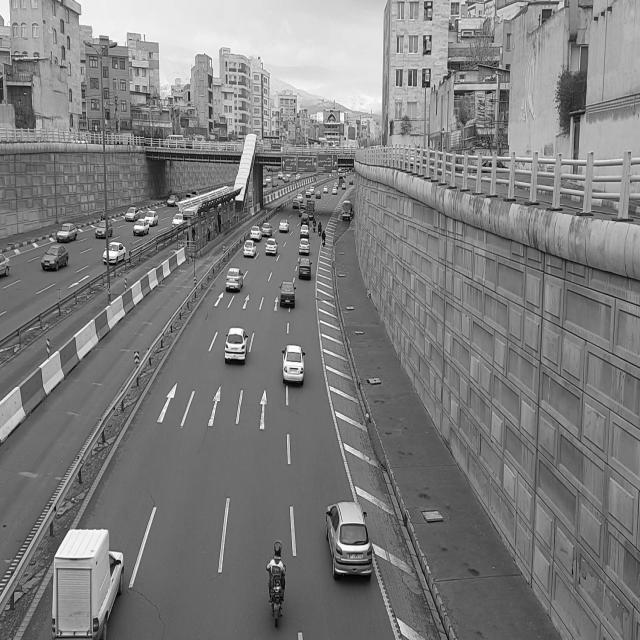
#> input picture data/Apply_Grayscale/Vehicles_Detection.v9i.yolov8/train/images/frame_0654_jpg.rf.9b40fcdc4360454b07207360ca763154.jpg, 640 x 640 px; its folder holds only this picture in this run
$ jupyter execute --allow-errors 'HOG_AND_SVM .ipynb'   (shell and % lines are left out)
#> lines starting #> are read from the running program, lines starting #| are printed output that depends on the picture
[cell 1]
# CELL 1: INSTALL LIBRARIES

[cell 2]
import sys

[cell 3]
# CELL 2: IMPORT LIBRARIES
import os
import cv2
import glob
import joblib
import random
import imutils
import numpy as np
import seaborn as sns
import matplotlib.pyplot as plt

from tqdm import tqdm
from imutils.object_detection import non_max_suppression
from skimage.feature import hog
from skimage.transform import pyramid_gaussian

from sklearn.svm import LinearSVC
from sklearn.pipeline import Pipeline
from sklearn.preprocessing import StandardScaler

from sklearn.metrics import accuracy_score
from sklearn.metrics import precision_score
from sklearn.metrics import recall_score
from sklearn.metrics import classification_report
from sklearn.metrics import confusion_matrix

[cell 4]
# CELL 3: MOUNT GOOGLE DRIVE
from google.colab import drive
drive.mount('/content/drive')

[cell 5]
# CELL 4: CONFIG
DATASET_TYPE='main' # demo hoặc main

if DATASET_TYPE=='demo':
    ROOT='/content/drive/MyDrive/CS231/CS231_VehicleDetection/data/demo'
    CLASSES=['Bus','Car','Motorbike','Truck','Pickup']
else:
    ROOT='/content/drive/MyDrive/CS231/CS231_VehicleDetection/data/main'
    CLASSES=['Bus','Car','Motorbike','Truck']

# YOLOv8 STRUCTURE
TRAIN_IMG=os.path.join(ROOT,'train/images')
TRAIN_LABEL=os.path.join(ROOT,'train/labels')

VAL_IMG=os.path.join(ROOT,'valid/images')
VAL_LABEL=os.path.join(ROOT,'valid/labels')

TEST_IMG=os.path.join(ROOT,'test/images')
TEST_LABEL=os.path.join(ROOT,'test/labels')

WINDOW_SIZE=(64,64)
STEP_SIZE=16
PYRAMID_SCALE=1.5
MODEL_PATH='/content/drive/MyDrive/CS231/CS231_VehicleDetection/models/hog_svm_detector.pkl'

CLASS2IDX={c:i for i,c in enumerate(CLASSES)}
IDX2CLASS={i:c for i,c in enumerate(CLASSES)}

print(TRAIN_IMG)
print(TRAIN_LABEL)

print(os.path.exists(TRAIN_IMG))
print(os.path.exists(TRAIN_LABEL))

print(len(glob.glob(os.path.join(TRAIN_IMG,'*'))))
print(len(glob.glob(os.path.join(TRAIN_LABEL,'*'))))

[cell 6]
# CELL 5: LOAD YOLO LABEL
def load_yolo_boxes(label_path,w,h):

    boxes=[]
    labels=[]

    if not os.path.exists(label_path):
        return boxes,labels

    with open(label_path,'r') as f:
        lines=f.readlines()

    for line in lines:

        c,x,y,bw,bh=map(float,line.strip().split())

        xmin=int((x-bw/2)*w)
        ymin=int((y-bh/2)*h)
        xmax=int((x+bw/2)*w)
        ymax=int((y+bh/2)*h)

        boxes.append([xmin,ymin,xmax,ymax])
        labels.append(int(c))

    return boxes,labels

[cell 7]
# CELL 6: EXTRACT HOG FEATURE
def extract_hog(image):

    gray=cv2.cvtColor(image,cv2.COLOR_RGB2GRAY)

    feature=hog(
        gray,
        orientations=9,
        pixels_per_cell=(8,8),
        cells_per_block=(2,2),
        transform_sqrt=True,
        block_norm='L2-Hys'
    )

    return feature

[cell 8]
# CELL 7: CREATE POSITIVE SAMPLES
def create_positive_samples(img_dir,label_dir):

    features=[]
    labels=[]

    img_paths=sorted(glob.glob(os.path.join(img_dir,'*')))

    for img_path in tqdm(img_paths):

        image=cv2.imread(img_path)
#> image is the input picture: shape (640, 640, 3); min 0, max 255, mean 125.2

        if image is None:
            continue

        image=cv2.cvtColor(image,cv2.COLOR_BGR2RGB)

        h,w,_=image.shape
#> h = 640; w = 640

        label_path=os.path.join(
            label_dir,
            os.path.basename(img_path).replace('.jpg','.txt').replace('.png','.txt')
        )

        boxes,cls_labels=load_yolo_boxes(label_path,w,h)
#> boxes = []; cls_labels = []

        for box,label in zip(boxes,cls_labels):

            xmin,ymin,xmax,ymax=box

            crop=image[ymin:ymax,xmin:xmax]

            if crop.shape[0]==0 or crop.shape[1]==0:
                continue

            crop=cv2.resize(crop,WINDOW_SIZE)

            feature=extract_hog(crop)

            features.append(feature)
            labels.append(label)
#> after the loop, features = []; labels = []

    return features,labels

[cell 9]
# CELL 8: CREATE NEGATIVE SAMPLES
def create_negative_samples(img_dir,label_dir,max_samples=2000):

    features=[]
    labels=[]

    img_paths=sorted(glob.glob(os.path.join(img_dir,'*')))

    count=0

    for img_path in tqdm(img_paths):

        image=cv2.imread(img_path)

        if image is None:
            continue

        image=cv2.cvtColor(image,cv2.COLOR_BGR2RGB)

        h,w,_=image.shape

        label_path=os.path.join(
            label_dir,
            os.path.basename(img_path).replace('.jpg','.txt').replace('.png','.txt')
        )

        gt_boxes,_=load_yolo_boxes(label_path,w,h)

        for _ in range(20):

            x=random.randint(0,w-WINDOW_SIZE[0]-1)
            y=random.randint(0,h-WINDOW_SIZE[1]-1)

            candidate=[x,y,x+WINDOW_SIZE[0],y+WINDOW_SIZE[1]]

            overlap=False

            for gt in gt_boxes:

                xx1=max(candidate[0],gt[0])
                yy1=max(candidate[1],gt[1])
                xx2=min(candidate[2],gt[2])
                yy2=min(candidate[3],gt[3])

                inter=max(0,xx2-xx1)*max(0,yy2-yy1)

                if inter>0:
                    overlap=True
                    break

            if overlap:
                continue

            crop=image[y:y+WINDOW_SIZE[1],x:x+WINDOW_SIZE[0]]

            feature=extract_hog(crop)

            features.append(feature)
            labels.append(-1)

            count+=1

            if count>=max_samples:
                return features,labels

    return features,labels

[cell 10]
   # CELL 9: CREATE TRAIN DATASET
pos_features,pos_labels=create_positive_samples(
    TRAIN_IMG,
    TRAIN_LABEL
)
#> pos_features = []; pos_labels = []

neg_features,neg_labels=create_negative_samples(
    TRAIN_IMG,
    TRAIN_LABEL,
    max_samples=20000
)
#> the loop in create_negative_samples, `for _ in range(20): ` made 20 passes
#> pass 1, in create_negative_samples, `crop=image[y:y+WINDOW_SIZE[1],x:x+WINDOW_SIZE[0]]`:
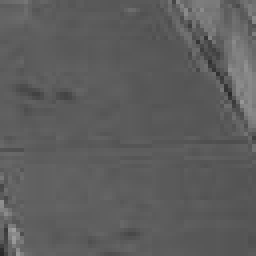
#> crop: shape (64, 64, 3) (shown 4 times larger); min 41, max 157, mean 93
#> pass 2, in create_negative_samples, `crop=image[y:y+WINDOW_SIZE[1],x:x+WINDOW_SIZE[0]]`:
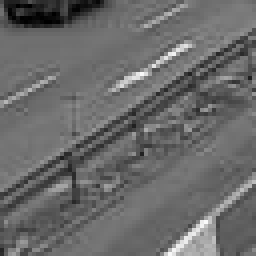
#> crop: shape (64, 64, 3) (shown 4 times larger); min 0, max 250, mean 105.6
#> after the loop in create_negative_samples, `for _ in range(20):`:
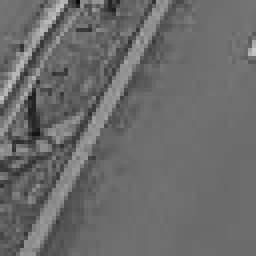
#> crop: shape (64, 64, 3) (shown 4 times larger); min 10, max 200, mean 106.7
#> after the loop in create_negative_samples, `for _ in range(20):`: count = 20; features = 20 items; labels = [-1, -1, -1, -1, -1, -1, -1, -1, -1, -1, -1, -1, -1, -1, -1, -1, -1, -1, -1, -1]
#> neg_features = 20 items; neg_labels has the same summary as labels in create_negative_samples

X_train=np.array(pos_features+neg_features)
y_train=np.array(pos_labels+neg_labels)
#> y_train = 20 values from -1 to -1

print(X_train.shape)
#| (20, 1764)
print(y_train.shape)
#| (20,)

[cell 11]
model=Pipeline([
    ('scaler',StandardScaler()),
    ('svm',LinearSVC( # Changed from LinearSVC to SVC
        C=1.0,
        class_weight='balanced',
        max_iter=20000, # Still good to keep high for SVC, though it might take more
    ))
])

#> (the rest of this cell did not finish here and is left out)

[cell 12]
# CELL 11: SAVE MODEL
joblib.dump(model, MODEL_PATH)

print('MODEL SAVED')

[cell 13]
# CELL 12: LOAD MODEL
model=joblib.load(MODEL_PATH)

print('MODEL LOADED')

[cell 14]
# CELL 13: SLIDING WINDOW
def sliding_window(image,step,window_size):
    for y in range(0,image.shape[0]-window_size[1],step):
        for x in range(0,image.shape[1]-window_size[0],step):
            yield (x,y,image[y:y+window_size[1],x:x+window_size[0]])

[cell 15]
# CELL 14: DETECTION FUNCTION
def detect_vehicle(image,model):

    boxes=[]
    scores=[]
    labels=[]
    scale=0

    for resized in pyramid_gaussian(image, downscale=PYRAMID_SCALE, channel_axis=-1):

        resized=(resized*255).astype(np.uint8)
        if resized.shape[0]<WINDOW_SIZE[1] or resized.shape[1]<WINDOW_SIZE[0]:
            break
        current_scale=PYRAMID_SCALE**scale
        for (x,y,window) in sliding_window(resized, STEP_SIZE, WINDOW_SIZE):

            if window.shape[0]!=WINDOW_SIZE[1] or window.shape[1]!=WINDOW_SIZE[0]:
                continue

            feature=extract_hog(window)
            pred=model.predict([feature])[0]
            if pred==-1:
                continue

            score=np.max(model.decision_function([feature]))
            if score<0.5:
                continue

            x1=int(x*current_scale)
            y1=int(y*current_scale)
            x2=int((x+WINDOW_SIZE[0])*current_scale)
            y2=int((y+WINDOW_SIZE[1])*current_scale)
            boxes.append([x1,y1,x2,y2])
            scores.append(score)
            labels.append(pred)
        scale+=1

    if len(boxes)==0:
        return [],[],[]
    boxes=np.array(boxes)
    pick=non_max_suppression(boxes, probs=np.array(scores),
 overlapThresh=0.3)
    final_boxes=[]
    final_scores=[]
    final_labels=[]
    for p in pick:
        for i,b in enumerate(boxes):
            if np.array_equal(p,b):
                final_boxes.append(b)
                final_scores.append(scores[i])
                final_labels.append(labels[i])

    return final_boxes,final_scores,final_labels

## Model Evaluation

To evaluate the object detection model, we will calculate several metrics including Intersection over Union (IoU), Precision, Recall, mAP (mean Average Precision), Confusion Matrix, Average Inference Time, and Frames Per Second (FPS).

First, let's define a helper function to compute the IoU between two bounding boxes.

[cell 16]
# CELL 15: CALCULATE IOU
def calculate_iou(boxA, boxB):
    # determine the (x, y)-coordinates of the intersection rectangle
    xA = max(boxA[0], boxB[0])
    yA = max(boxA[1], boxB[1])
    xB = min(boxA[2], boxB[2])
    yB = min(boxA[3], boxB[3])

    # compute the area of intersection rectangle
    interArea = max(0, xB - xA + 1) * max(0, yB - yA + 1)

    # compute the area of both the prediction and ground-truth rectangles
    boxAArea = (boxA[2] - boxA[0] + 1) * (boxA[3] - boxA[1] + 1)
    boxBArea = (boxB[2] - boxB[0] + 1) * (boxB[3] - boxB[1] + 1)

    # compute the intersection over union by taking the intersection
    # area and dividing it by the sum of prediction + ground-truth
    # areas - the interesection area
    iou = interArea / float(boxAArea + boxBArea - interArea)

    # return the intersection over union value
    return iou

Next, we will set up the evaluation process by defining a function `evaluate_model` that performs detections on a given image dataset, calculates IoU, and prepares the data for computing metrics like mAP and confusion matrix. It also measures inference time.

[cell 17]
# CELL 16: EVALUATE MODEL
import time
from mean_average_precision import MetricBuilder

def evaluate_model(img_dir, label_dir, model, class_map):
    all_detections = []
    all_ground_truths = []
    total_inference_time = 0
    image_count = 0

    img_paths = sorted(glob.glob(os.path.join(img_dir, '*')))
    image_id_map = {path: i for i, path in enumerate(img_paths)} # Map image paths to integer IDs

    # For Confusion Matrix
    true_labels_list = []
    pred_labels_list = []

    for img_path in tqdm(img_paths):
        image = cv2.imread(img_path)
        if image is None:
            continue
        image = cv2.cvtColor(image, cv2.COLOR_BGR2RGB)
        h, w, _ = image.shape

        label_path = os.path.join(
            label_dir,
            os.path.basename(img_path).replace('.jpg', '.txt').replace('.png', '.txt')
        )

        gt_boxes, gt_labels = load_yolo_boxes(label_path, w, h)
        current_image_id = image_id_map[img_path]

        start_time = time.time()
        pred_boxes, pred_scores, pred_labels = detect_vehicle(image, model)
        end_time = time.time()
        total_inference_time += (end_time - start_time)
        image_count += 1

        # Prepare for mAP calculation, ensuring correct data types
        for gt_box, gt_label in zip(gt_boxes, gt_labels):
            all_ground_truths.append([
                current_image_id, int(gt_label), float(gt_box[0]), float(gt_box[1]), float(gt_box[2]), float(gt_box[3])
            ])
        for pred_box, pred_score, pred_label in zip(pred_boxes, pred_scores, pred_labels):
            all_detections.append([
                current_image_id, int(pred_label), float(pred_score), float(pred_box[0]), float(pred_box[1]), float(pred_box[2]), float(pred_box[3])
            ])

        # Prepare for Confusion Matrix
        current_image_true_labels = []
        current_image_pred_labels = []

        matched_gt_indices = set()
        matched_pred_indices = set()

        # Match GTs with predictions
        for i, gt_box in enumerate(gt_boxes):
            best_iou = 0
            best_pred_match_idx = -1
            for j, pred_box in enumerate(pred_boxes):
                iou = calculate_iou(gt_box, pred_box)
                if iou > best_iou and iou >= 0.5: # IoU threshold for a match
                    best_iou = iou
                    best_pred_match_idx = j

            if best_pred_match_idx != -1:
                # True Positive
                current_image_true_labels.append(gt_labels[i])
                current_image_pred_labels.append(pred_labels[best_pred_match_idx])
                matched_gt_indices.add(i)
                matched_pred_indices.add(best_pred_match_idx)

        # False Negatives (GTs not matched)
        for i in range(len(gt_boxes)):
            if i not in matched_gt_indices:
                current_image_true_labels.append(gt_labels[i])
                current_image_pred_labels.append(len(CLASSES)) # Assign to a 'No Detection' class

        # False Positives (Predictions not matched)
        for j in range(len(pred_boxes)):
            if j not in matched_pred_indices:
                current_image_true_labels.append(len(CLASSES)) # Assign a 'Background' or 'No GT' class
                current_image_pred_labels.append(pred_labels[j])

        true_labels_list.extend(current_image_true_labels)
        pred_labels_list.extend(current_image_pred_labels)

    avg_inference_time = total_inference_time / image_count if image_count > 0 else 0
    fps = 1 / avg_inference_time if avg_inference_time > 0 else 0

    # Convert lists to numpy arrays for mAP library, ensuring float32 type
    all_detections = np.array(all_detections, dtype=np.float32)
    all_ground_truths = np.array(all_ground_truths, dtype=np.float32)

    return all_detections, all_ground_truths, avg_inference_time, fps, true_labels_list, pred_labels_list

Now, we will run the evaluation on the test dataset and compute the metrics.

#> (a cell that did not finish here is left out)

#> the loop in detect_vehicle, `for resized in pyramid_gaussian(image, downscale=PYRAMID_SCALE, channe..` made 1 pass
#> current_scale on pass 1: 1
#> pass 1, in extract_hog (call 21), `gray=cv2.cvtColor(image,cv2.COLOR_RGB2GRAY)`:
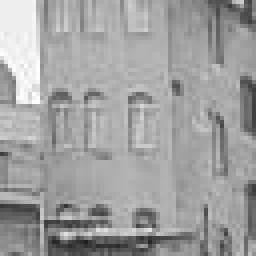
#> gray: shape (64, 64) (shown 4 times larger); min 32, max 255, mean 159.7
#> after the loop in detect_vehicle, `for resized in pyramid_gaussian(image, downscale=PYRAMID_SCALE, channe..`: boxes = []; scale = 0; scores = []

[cell 19]
# Generate Confusion Matrix using the lists returned by evaluate_model

# Define labels for the confusion matrix, including a 'No Detection/Background' category
cm_labels = list(range(len(CLASSES))) + [len(CLASSES)]
#> cm_labels = [0, 1, 2, 3, 4]
cm_display_labels = CLASSES + ['No Detection / Background']

# Ensure the lists are not empty before creating CM
#> (the rest of this cell did not finish here and is left out)

$ run again, on data/Apply_Grayscale/Vehicles_Detection.v9i.yolov8/train/images/frame_1021_jpg.rf.7e72cd7ed74974dd0921ff9171494662.jpg
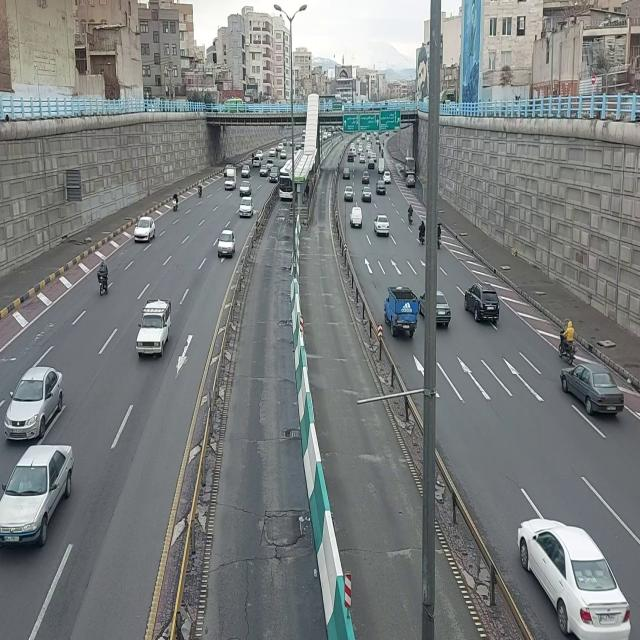
#> input picture data/Apply_Grayscale/Vehicles_Detection.v9i.yolov8/train/images/frame_1021_jpg.rf.7e72cd7ed74974dd0921ff9171494662.jpg, 640 x 640 px
#> in create_positive_samples, image is the input picture: shape (640, 640, 3); mean B, G, R 125.4, 125.3, 121.3
#> after the loop in create_positive_samples, `for box,label in zip(boxes,cls_labels):`: features = []
#> after the loop in create_negative_samples, `for _ in range(20):`:
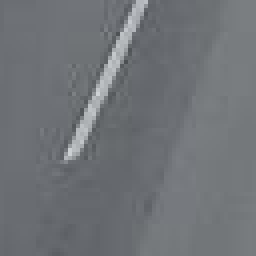
#> crop: shape (64, 64, 3) (shown 4 times larger); mean R, G, B 111.5, 114.9, 119.1
#> after the loop in create_negative_samples, `for _ in range(20):`: count = 20; features = 20 items; labels = [-1, -1, -1, -1, -1, -1, -1, -1, -1, -1, -1, -1, -1, -1, -1, -1, -1, -1, -1, -1]
#> neg_features = 20 items; neg_labels has the same summary as labels in create_negative_samples
#> y_train = 20 values from -1 to -1
#| (20, 1764)
#| (20,)
#> the loop in detect_vehicle, `for resized in pyramid_gaussian(image, downscale=PYRAMID_SCALE, channe..` made 1 pass
#> current_scale on pass 1: 1
#> pass 1, in extract_hog (call 21), `gray=cv2.cvtColor(image,cv2.COLOR_RGB2GRAY)`:
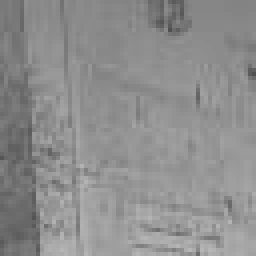
#> gray: shape (64, 64) (shown 4 times larger); min 80, max 182, mean 142
#> after the loop in detect_vehicle, `for resized in pyramid_gaussian(image, downscale=PYRAMID_SCALE, channe..`: boxes = []; scale = 0; scores = []
#> cm_labels = [0, 1, 2, 3, 4]

$ run again, on data/Apply_Grayscale/Vehicles_Detection.v9i.yolov8/train/images/frame_1030_jpg.rf.98527a93c719ca44a6b907071023cb68.jpg
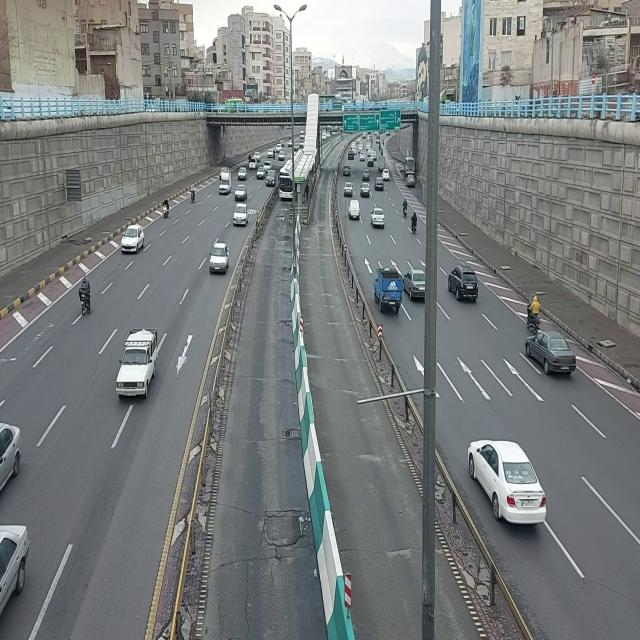
#> input picture data/Apply_Grayscale/Vehicles_Detection.v9i.yolov8/train/images/frame_1030_jpg.rf.98527a93c719ca44a6b907071023cb68.jpg, 640 x 640 px
#> in create_positive_samples, image is the input picture: shape (640, 640, 3); mean B, G, R 124.5, 124.5, 120.5
#> after the loop in create_positive_samples, `for box,label in zip(boxes,cls_labels):`: features = []
#> after the loop in create_negative_samples, `for _ in range(20):`:
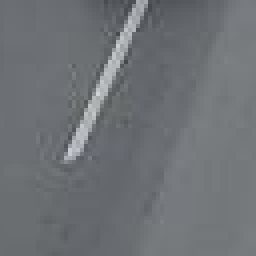
#> crop: shape (64, 64, 3) (shown 4 times larger); mean R, G, B 110.1, 113.6, 117.7
#> after the loop in create_negative_samples, `for _ in range(20):`: count = 20; features = 20 items; labels = [-1, -1, -1, -1, -1, -1, -1, -1, -1, -1, -1, -1, -1, -1, -1, -1, -1, -1, -1, -1]
#> neg_features = 20 items; neg_labels has the same summary as labels in create_negative_samples
#> y_train = 20 values from -1 to -1
#| (20, 1764)
#| (20,)
#> the loop in detect_vehicle, `for resized in pyramid_gaussian(image, downscale=PYRAMID_SCALE, channe..` made 1 pass
#> current_scale on pass 1: 1
#> pass 1, in extract_hog (call 21), `gray=cv2.cvtColor(image,cv2.COLOR_RGB2GRAY)`:
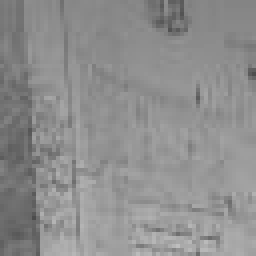
#> gray: shape (64, 64) (shown 4 times larger); min 76, max 190, mean 142.4
#> after the loop in detect_vehicle, `for resized in pyramid_gaussian(image, downscale=PYRAMID_SCALE, channe..`: boxes = []; scale = 0; scores = []
#> cm_labels = [0, 1, 2, 3, 4]
